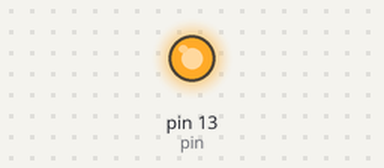
A sketch run on a simulated Arduino Uno, built with avr-gcc and run on an emulated ATmega328P. On the bench: output pins drawn as LEDs (lit = HIGH).

Above: at 4.0 s.
At 12.0 s:
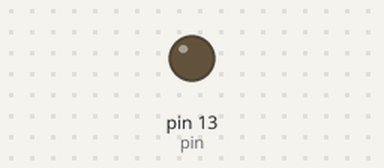
Timing chart, 0 to 20.8 s (numbered marks = the images above):
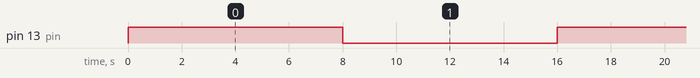

The sketch:

rapor4-sorua.ino
```cpp
int pin=13;
void setup() {
  pinMode(pin,OUTPUT);

}

void loop() {
  digitalWrite(pin,HIGH);
  delay(8000);
  digitalWrite(pin,LOW);
  delay(8000);
}
```

Measured:
- by itself, pin 13 (pin): alternates HIGH for 8.0 s and LOW for 8.0 s
